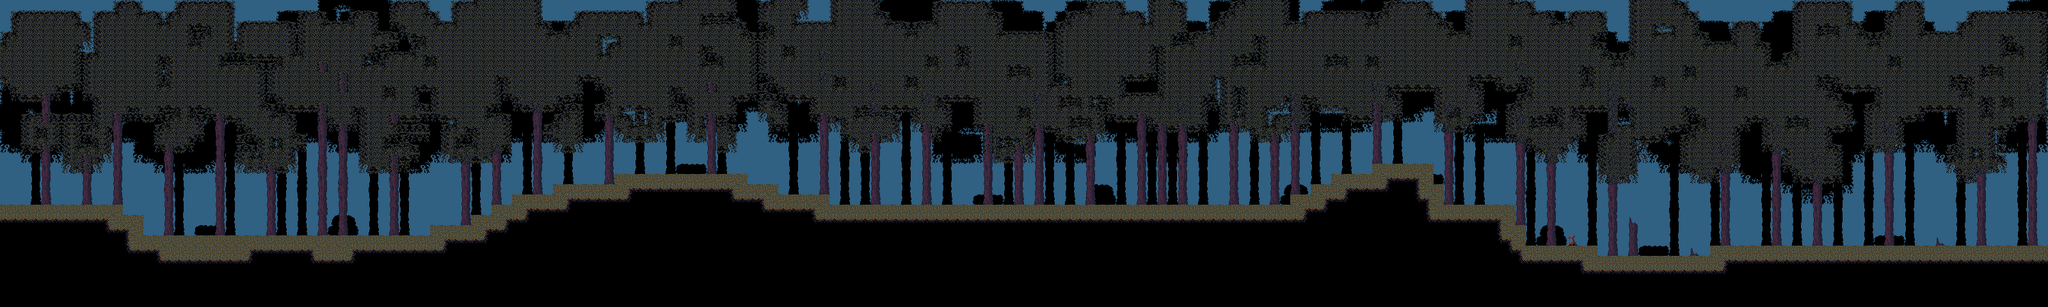

Below is a game level as drawn by its tile map, then a one-line description and the .tmx that defines it (tile-layer data replaced by summaries):
An orthogonal 200x30 tile map with 16x16 px tiles, 4 tile layers (SilhouetteLayer, BackgroundLayer, GameLayer, ForegroundLayer) and 17 objects (15x enemySpawn, 2x spawn).

<map version="1.0" orientation="orthogonal" renderorder="left-up" width="200" height="30" tilewidth="16" tileheight="16" backgroundcolor="#306082" nextobjectid="20">
 <properties>
  <property name="background" value="Hamond_background.png" />
  <property name="backgroundHeight" value="224" />
  <property name="drainRate" value="10" />
  <property name="exitLeft" value="lumbroff_01.tmx" />
  <property name="exitRight" value="hamond_02.tmx" />
  <property name="spawnLeft" value="playerSpawnRight" />
  <property name="spawnRight" value="playerSpawnLeft" />
 </properties>
 <tileset firstgid="1" name="Hamond_tileset" tilewidth="16" tileheight="16">
  <image source="../graphics/levels/Hamond_tileset.png" trans="ff00ff" width="512" height="512" />
  <terraintypes>
   <terrain name="grass" tile="-1" />
   <terrain name="stone" tile="-1" />
   <terrain name="foliage" tile="-1" />
   <terrain name="silhtree" tile="-1" />
  </terraintypes>
  <tile id="1" terrain=",,,0" />
  <tile id="2" terrain=",,0," />
  <tile id="4" terrain=",,,1" />
  <tile id="5" terrain=",,1," />
  <tile id="18" terrain=",,,2" />
  <tile id="20" terrain=",,2," />
  <tile id="26" terrain=",,,3" />
  <tile id="28" terrain=",,3," />
  <tile id="32" terrain=",,0,0" />
  <tile id="33" terrain=",0,0,0" />
  <tile id="34" terrain="0,,0,0" />
  <tile id="35" terrain=",,1,1" />
  <tile id="36" terrain=",1,1,1" />
  <tile id="37" terrain="1,,1,1" />
  <tile id="49" terrain=",,2,2" />
  <tile id="50" terrain=",2,2,2" />
  <tile id="51" terrain="2,2,2,2" />
  <tile id="52" terrain="2,,2,2" />
  <tile id="57" terrain=",,3,3" />
  <tile id="58" terrain=",3,3,3" />
  <tile id="59" terrain="3,3,3,3" />
  <tile id="60" terrain="3,,3,3" />
  <tile id="64" terrain="0,0,," />
  <tile id="65" terrain="0,0,,0" />
  <tile id="66" terrain="0,0,0," />
  <tile id="67" terrain="1,1,," />
  <tile id="68" terrain="1,1,,1" />
  <tile id="69" terrain="1,1,1," />
  <tile id="82" terrain="2,2,,2" />
  <tile id="84" terrain="2,2,2," />
  <tile id="90" terrain="3,3,,3" />
  <tile id="92" terrain="3,3,3," />
  <tile id="97" terrain=",0,,0" />
  <tile id="98" terrain="0,,0," />
  <tile id="100" terrain=",1,,1" />
  <tile id="101" terrain="1,,1," />
  <tile id="114" terrain=",2,,2" />
  <tile id="116" terrain="2,,2," />
  <tile id="122" terrain=",3,,3" />
  <tile id="124" terrain="3,,3," />
  <tile id="129" terrain=",0,," />
  <tile id="130" terrain="0,,," />
  <tile id="132" terrain=",1,," />
  <tile id="133" terrain="1,,," />
  <tile id="145" terrain="2,2,," />
  <tile id="146" terrain=",2,," />
  <tile id="148" terrain="2,,," />
  <tile id="153" terrain="3,3,," />
  <tile id="154" terrain=",3,," />
  <tile id="156" terrain="3,,," />
  <tile id="160" terrain="1,1,1,1" />
  <tile id="322" terrain="0,0,0,0" />
 </tileset>
 <layer name="SilhouetteLayer" width="200" height="30">
  <data>[6000 cells, 2853 non-empty, 27 distinct tile ids]</data>
 </layer>
 <layer name="BackgroundLayer" width="200" height="30">
  <data>[6000 cells, 2818 non-empty, 22 distinct tile ids]</data>
 </layer>
 <layer name="GameLayer" width="200" height="30">
  <data>[6000 cells, 1797 non-empty, 8 distinct tile ids]</data>
 </layer>
 <layer name="ForegroundLayer" width="200" height="30">
  <data>[6000 cells, 0 non-empty, 0 distinct tile ids]</data>
 </layer>
 <objectgroup name="Triggers" />
 <objectgroup name="Actors">
  <object id="4" name="enemySpawn_01" type="enemySpawn" x="540.17" y="362.833">
   <properties>
    <property name="amount" value="1" />
    <property name="enemyType" value="skeleton" />
   </properties>
   <ellipse />
  </object>
  <object id="5" name="enemySpawn_02" type="enemySpawn" x="440.167" y="198.833">
   <properties>
    <property name="amount" value="1" />
    <property name="enemyType" value="bat" />
   </properties>
   <ellipse />
  </object>
  <object id="6" name="enemySpawn_03" type="enemySpawn" x="296.5" y="360.833">
   <properties>
    <property name="amount" value="1" />
    <property name="enemyType" value="skeleton" />
   </properties>
   <ellipse />
  </object>
  <object id="7" name="enemySpawn_04" type="enemySpawn" x="646.5" y="361.5">
   <properties>
    <property name="amount" value="1" />
    <property name="enemyType" value="skeleton" />
   </properties>
   <ellipse />
  </object>
  <object id="8" name="enemySpawn_05" type="enemySpawn" x="1485.67" y="313.5">
   <properties>
    <property name="amount" value="1" />
    <property name="enemyType" value="skeleton" />
   </properties>
   <ellipse />
  </object>
  <object id="9" name="enemySpawn_06" type="enemySpawn" x="1558.34" y="312.166">
   <properties>
    <property name="amount" value="1" />
    <property name="enemyType" value="skeleton" />
   </properties>
   <ellipse />
  </object>
  <object id="10" name="enemySpawn_07" type="enemySpawn" x="2200" y="104.833">
   <properties>
    <property name="amount" value="1" />
    <property name="enemyType" value="bat" />
   </properties>
   <ellipse />
  </object>
  <object id="11" name="enemySpawn_08" type="enemySpawn" x="1061.5" y="266.833">
   <properties>
    <property name="amount" value="1" />
    <property name="enemyType" value="skeleton" />
   </properties>
   <ellipse />
  </object>
  <object id="12" name="enemySpawn_09" type="enemySpawn" x="2800" y="150">
   <properties>
    <property name="amount" value="1" />
    <property name="enemyType" value="bat" />
   </properties>
   <ellipse />
  </object>
  <object id="13" name="enemySpawn_10" type="enemySpawn" x="1300" y="121.333">
   <properties>
    <property name="amount" value="1" />
    <property name="enemyType" value="bat" />
   </properties>
   <ellipse />
  </object>
  <object id="14" name="enemySpawn_11" type="enemySpawn" x="1862" y="313">
   <properties>
    <property name="amount" value="1" />
    <property name="enemyType" value="spikedwolf" />
   </properties>
   <ellipse />
  </object>
  <object id="15" name="enemySpawn_12" type="enemySpawn" x="2345" y="311">
   <properties>
    <property name="amount" value="1" />
    <property name="enemyType" value="skeleton" />
   </properties>
   <ellipse />
  </object>
  <object id="16" name="enemySpawn_13" type="enemySpawn" x="2632" y="391">
   <properties>
    <property name="amount" value="1" />
    <property name="enemyType" value="skeleton" />
   </properties>
   <ellipse />
  </object>
  <object id="17" name="enemySpawn_14" type="enemySpawn" x="2970" y="376">
   <properties>
    <property name="amount" value="1" />
    <property name="enemyType" value="skeleton" />
   </properties>
   <ellipse />
  </object>
  <object id="18" name="enemySpawn_15" type="enemySpawn" x="2888" y="373">
   <properties>
    <property name="amount" value="1" />
    <property name="enemyType" value="skeleton" />
   </properties>
   <ellipse />
  </object>
  <object id="19" name="playerSpawnRight" type="spawn" x="3192.5" y="375">
   <properties>
    <property name="Orientation" value="right" />
    <property name="muuta" value="on jo" />
   </properties>
   <ellipse />
  </object>
  <object id="3" name="playerSpawnLeft" type="spawn" x="9.33333" y="311.333">
   <ellipse />
  </object>
 </objectgroup>
</map>
